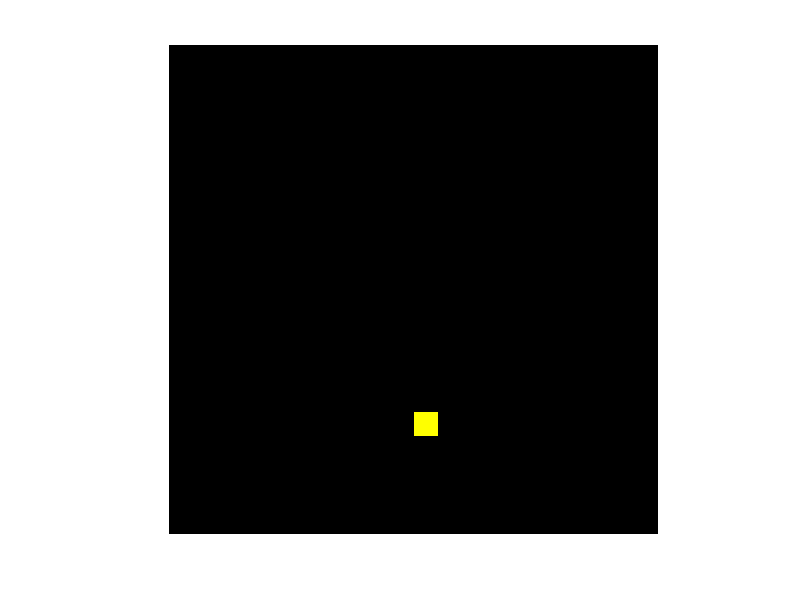

Recreate this plot in MATLAB.
% Programming Fundamentals Using MATLAB, Michael Weeks Copyright 2020
% 
background = zeros(400,400,3,'uint8');

% Make a yellow box
% box_ROWS = 20;
% box_COLS = 20;
box = zeros(20,20,3,'uint8');
[box_ROWS, box_COLS, box_DEPTH] = size(box);
box(:,:,1) = 255;
box(:,:,2) = 255;

myimage = background;


% also show the box about in the middle
row_offset = 200;
col_offset = 200;

% initialize myimage
myimage = background;
old_row_offset = 200;
old_col_offset = 200;
for row_offset=200:4:300
    % get rid of the box we previously showed
    myimage(old_row_offset+1:old_row_offset + box_ROWS, old_col_offset+1:old_col_offset + box_COLS, :) = background(old_row_offset+1:old_row_offset + box_ROWS, old_col_offset+1:old_col_offset + box_COLS, :);
    % now show the box in this location
    myimage(row_offset+1:row_offset + box_ROWS, col_offset+1:col_offset + box_COLS, :) = box;
    imshow(myimage)
    % update the old information so we remember it next time
    old_row_offset = row_offset;
    old_col_offset = col_offset;
    % wait a bit, say 1 second
    pause(1);
end



